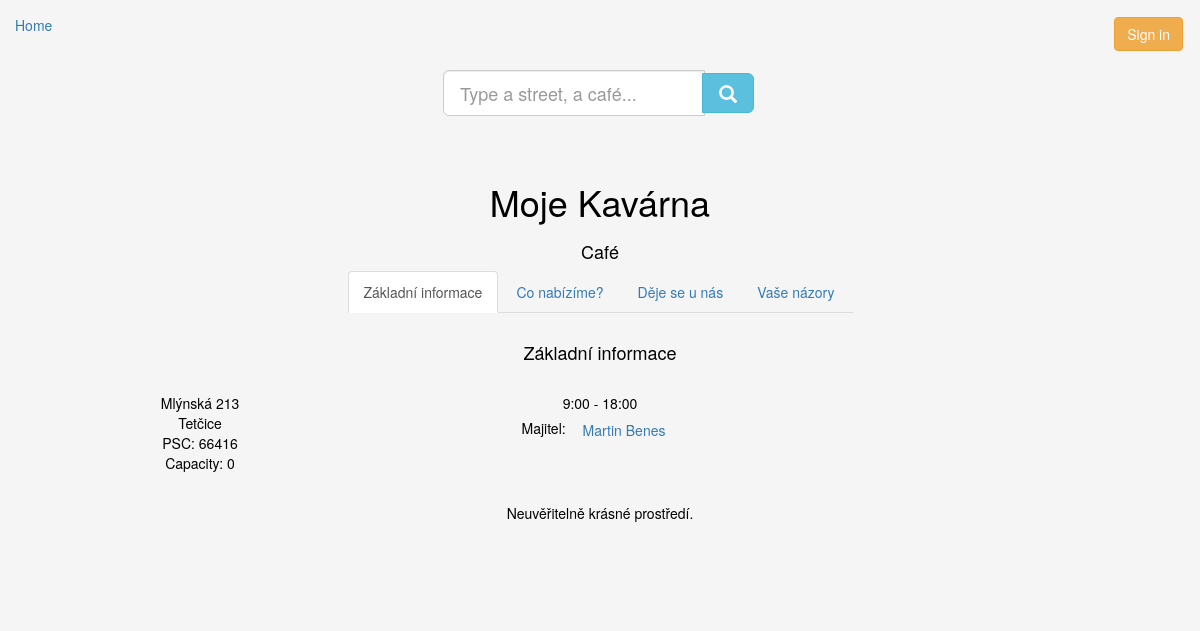
/cafe/?id=1, run on the app's committed database.
### kavarna/models.py (models this page shows, shortened)
class Cafe(models.Model):
    name = models.CharField(max_length=64)
    street = models.CharField(max_length=64, blank=True, default='')
    housenumber = models.PositiveIntegerField(blank=True, default=0) # needs to be changed
    city = models.CharField(max_length=64, blank=True, default='')
    psc = models.CharField(max_length=64, blank=True, default='')
    opensAt = models.CharField(max_length=64, blank=True, default='')
    closesAt = models.CharField(max_length=64, blank=True, default='')
    capacity = models.PositiveSmallIntegerField(blank=True, default=0)
    description = models.TextField(blank=True, default='')
    owner = models.ForeignKey(User, on_delete=models.CASCADE)
    offers_coffee = models.ManyToManyField(Coffee)

### kavarna/views.py (the view, shortened to what this page needs)
# urls.py: path('cafe/', views.cafe, name='cafe'),
def cafe(request):
    d = generateDict(request)
    if 'message' in d:
        return errLogout(request, d)
    if request.method == 'GET':
        try:
            cafeid = request.GET['id']
            d['cafe'] = models.Cafe.objects.get(pk=cafeid)
            d['cafe_score'] = core.getCafeScore( d['cafe'] )
            try:
                if models.Reaction.objects.filter(author=d['loggeduser'],cafe=d['cafe']).exclude(score=None).count() > 0:
                    d['my_cafe_score'] = models.Reaction.objects.get(author=d['loggeduser'],cafe=d['cafe'], text="").score
                else:
                    d['my_cafe_score'] = "void 0"
            except KeyError:
                d['my_cafe_score'] = "void 0"
            d['owner'] = d['cafe'].owner    # returns object User
            d['cafe_coffee_list'] = d['cafe'].offers_coffee.all()
            d['event_list'] = models.Event.objects.filter(place=d['cafe'])
            d['cafe_reactions'] = models.Reaction.objects.filter(cafe=d['cafe']).exclude(text="")
            l = [p.pk for p in d['cafe_reactions']]
            d['reaction_reactions'] = models.Reaction.objects.filter(react__in=l)
            d['like_count'] = models.Drinker.objects.filter(likes_cafe=d['cafe']).count
            try:
                d['is_liking'] = True if d['cafe'] in d['loggeddrinker'].likes_cafe.all() else False
            except:
                d['is_liking'] = False
        except KeyError:        # if noone is logged in
            return redirect('/')
    return render(request, "cafe.html", d)

### kavarna/core.py (called while the page is built)
def generateDict(request):
    try:
        email = request.COOKIES['user']
        if User.objects.get(email=email) != None:
            d = {'loggeduser'    : User.objects.get(email=email),
                 'loggeddrinker' : models.Drinker.getData(email) }
        else:
            d = {'message'   : 'Unknown user'}
    except:
        d = {}
    d['key'] = request.GET.get('key', '')
    return d

def getScore(l):
    if len(l) == 0: return 0
    return mean(l)

def getCafeScore(c):
    return getScore( [r.score for r in models.Reaction.objects.all().filter(cafe=c).exclude(score=None)] )

### kavarna/templates/cafe.html (shortened to what this page needs)
{% extends "subpage.html" %}
{% load static %}
{% block header %}{{cafe.name}}{% endblock %}
{% block pagetype %}Café{% endblock %}
{% block tab1title %}Základní informace{% endblock %}
{% block tab2title %}Co nabízíme?{% endblock %}
{% block tab3title %}Děje se u nás{% endblock %}
{% block tab4title %}Vaše názory{% endblock %}
{% block tab1header %}Základní informace{% endblock %}
{% block tab1 %}
<div class="row" style="margin-top: 20px">
    <div class="col-lg-4 text-center">
        {{cafe.street}} {{cafe.housenumber}}<br>
        {{cafe.city}}<br>
        PSC: {{cafe.psc}}<br>
        Capacity: {{cafe.capacity}}
    </div>
    <div class="col-lg-4 text-center">
        {{cafe.opensAt}} - {{cafe.closesAt}}
        <form method="get" action="/profile">
            Majitel: <button class="btn btn-link" type="Submit">{{cafe.owner.first_name}} {{cafe.owner.last_name}}</button>
        </form>
    </div>
    <div class="col-lg-4 text-center">
    </div>
</div>
<div class="row" style="margin-top: 30px">
    <div class="col text-center">
        <p>{{cafe.description}}</p>
    </div>
</div>
{% endblock %}

### kavarna/static/kavarna/styles.css (style rules this page uses)
html, body { height: 100%; }
.backgrounder { background-color: #f5f5f5; color: black; }

### data on the page
Cafe: name "Moje Kavárna", street "Mlýnská", housenumber "213", city "Tetčice", psc "66416", capacity "0", opensAt "9:00", closesAt "18:00", owner.first_name "Martin", owner.last_name "Benes", description "Neuvěřitelně krásné prostředí."
